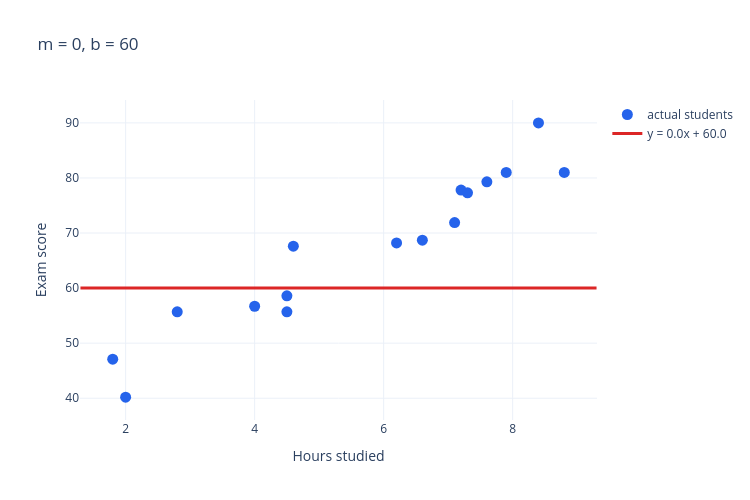

Notebook code for this chart:
### Markdown cell above
## Section 3 — Manual Line-Fitting Challenge

> **Your challenge:** find a line that visually represents the points as well as possible. Use only your eyes for now.

### Code cell
plot_line_over_data(scores_1d, slope=0, intercept=60, title="m = 0, b = 60").show()

### Figure 1 — Plotly figure (JSON) as saved in the notebook; plotly's stock layout.template omitted (floating-point values rounded to 4 significant figures)
{"data": [{"hovertemplate": "Hours: %{x}<br>Score: %{y}<extra></extra>", "marker": {"color": "#2563eb", "size": 11}, "mode": "markers", "name": "actual students", "type": "scatter", "x": [1.8, 2.0, 2.8, 4.0, 4.5, 4.5, 4.6, 6.2, 6.6, 7.1, 7.2, 7.3, 7.6, 7.9, 8.4, 8.8], "y": [47.1, 40.2, 55.7, 56.7, 58.6, 55.7, 67.6, 68.2, 68.7, 71.9, 77.8, 77.3, 79.3, 81.0, 90.0, 81.0]}, {"line": {"color": "#dc2626", "width": 3}, "mode": "lines", "name": "y = 0.0x + 60.0", "type": "scatter", "x": [1.3, 1.463, 1.627, 1.79, 1.953, 2.116, 2.28, 2.443, 2.606, 2.769, 2.933, 3.096, 3.259, 3.422, 3.586, 3.749, 3.912, 4.076, 4.239, 4.402, 4.565, 4.729, 4.892, 5.055, 5.218, 5.382, 5.545, 5.708, 5.871, 6.035, 6.198, 6.361, 6.524, 6.688, 6.851, 7.014, 7.178, 7.341, 7.504, 7.667, 7.831, 7.994, 8.157, 8.32, 8.484, 8.647, 8.81, 8.973, 9.137, 9.3], "y": [60.0, 60.0, 60.0, 60.0, 60.0, 60.0, 60.0, 60.0, 60.0, 60.0, 60.0, 60.0, 60.0, 60.0, 60.0, 60.0, 60.0, 60.0, 60.0, 60.0, 60.0, 60.0, 60.0, 60.0, 60.0, 60.0, 60.0, 60.0, 60.0, 60.0, 60.0, 60.0, 60.0, 60.0, 60.0, 60.0, 60.0, 60.0, 60.0, 60.0, 60.0, 60.0, 60.0, 60.0, 60.0, 60.0, 60.0, 60.0, 60.0, 60.0]}], "layout": {"height": 500, "title": {"text": "m = 0, b = 60"}, "width": 750, "xaxis": {"title": {"text": "Hours studied"}}, "yaxis": {"title": {"text": "Exam score"}}}}
